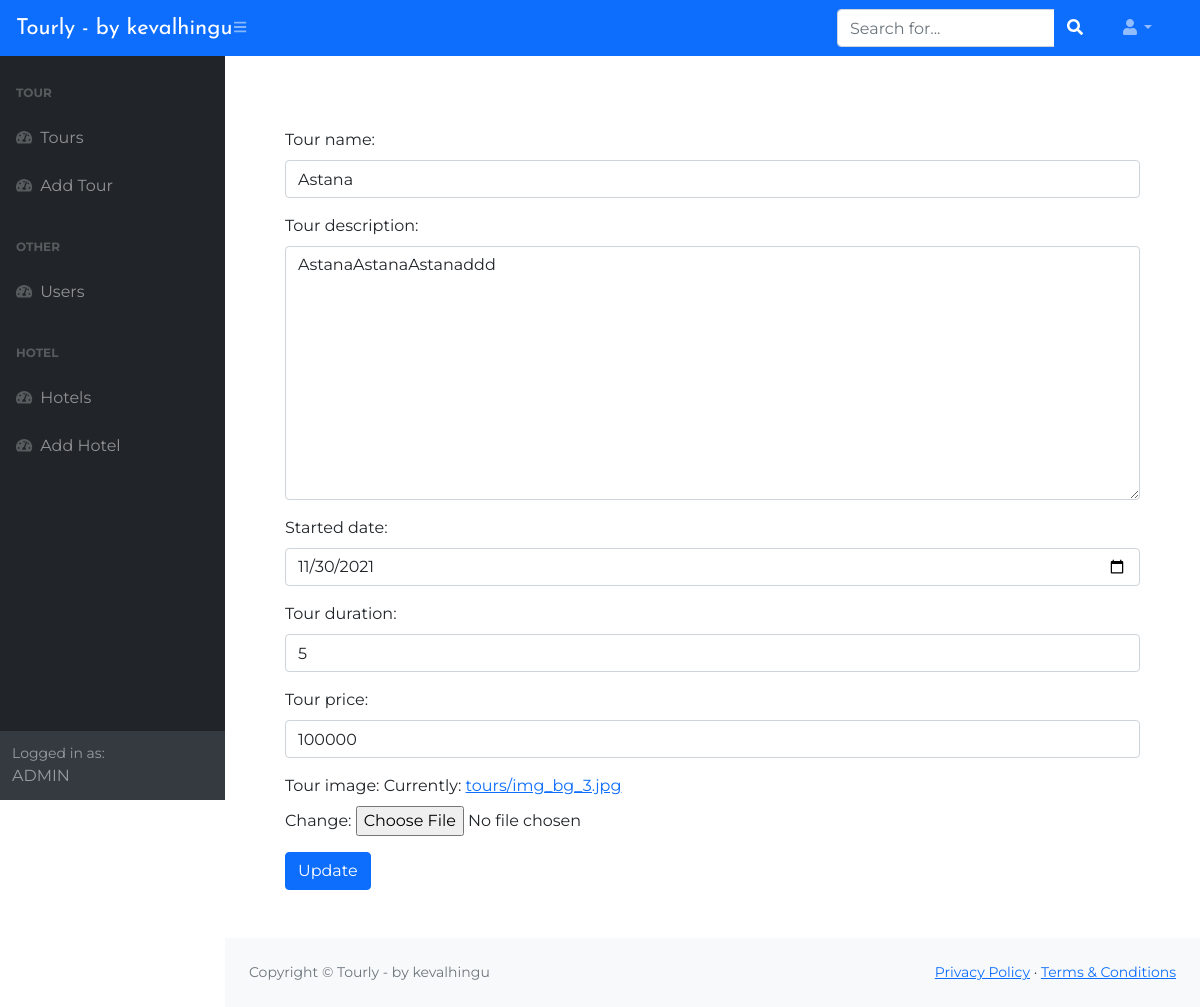
Screenshot of /tour/1/edit (signed in) with the database file from the repository.
### web_tech_django/apps/blog/models.py (models this page shows, shortened)
class Tour(models.Model):
    name = models.CharField('Tour name', max_length=60)
    description = models.TextField('Tour description')
    started = models.DateTimeField('Started date')
    duration = models.IntegerField('Tour duration')
    price = models.IntegerField('Tour price')
    image = models.ImageField('Tour image', upload_to='tours/')

### web_tech_django/apps/blog/views.py (the view)
# urls.py: path('tour/<id>/edit', views.tour_edit, name='tour_edit'),
@login_required(login_url='blog:login')
def tour_edit(request, id):
    tour = Tour.objects.get(id=id)
    form = TourForm(instance=tour)
    if request.method == 'POST':
        form = TourForm(request.POST, request.FILES, instance=tour)
        if form.is_valid():
            form.save()
            messages.info(request, "The tour updated successfully!")
            return HttpResponseRedirect("/tours_list")
    return render(request, 'blog/../../templates/admin/tour_edit.html', {'form': form})

### web_tech_django/apps/blog/forms.py
class TourForm(ModelForm):
    class Meta:
        model = Tour
        fields = "__all__"
        widgets = {
            "name": TextInput(attrs={
                'class': 'form-control', 'placeholder': 'Enter the name'
            }),
            "description": Textarea(attrs={
                'class': 'form-control', 'placeholder': 'Enter the description'
            }),
            "started": DateInput(attrs={
                'class': 'form-control', 'placeholder': 'Enter started date', 'type': 'date'
            }),
            "price": NumberInput(attrs={
                'class': 'form-control', 'placeholder': 'Enter price of the tour'
            }),
            "duration": NumberInput(attrs={
                'class': 'form-control', 'placeholder': 'Enter duration'
            }),
        }

### web_tech_django/templates/admin/tour_edit.html (shortened to what this page needs)
{% extends 'admin/base_admin.html' %}
{% block content %}
<div class="container">
    <form method="POST" enctype="multipart/form-data">
        {{ form.as_p }}
        <input type="submit" class="btn btn-primary" value="Update">
    </form>
</div>
{% endblock %}

### web_tech_django/static/blog/css/admin.css (style rules this page uses)
body { background-color: #fff; font-family: 'Montserrat', sans-serif; font-size: 16px; -webkit-transition: 0.5s; -o-transition: 0.5s; transition: 0.5s; }

### rows the page displays
Tour: name "Astana", description "AstanaAstanaAstanaddd", started "11/30/2021", duration "5", price "100000"
